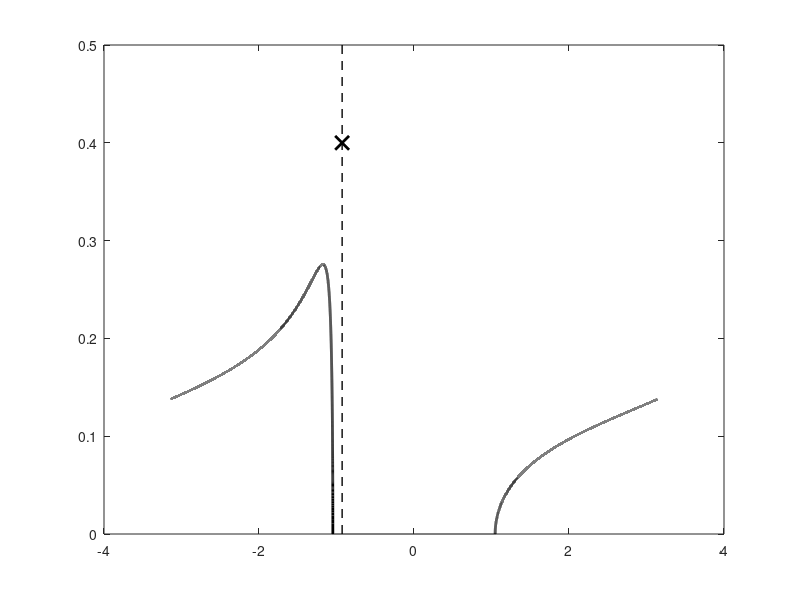

This figure's MATLAB source: (Note: this script raises an error after producing the figure.)
close all
clear

% Add SpecSolve folder from chapter 4 (constructs the rational kernels)
currentFile = mfilename('fullpath');
[currentDir, ~, ~] = fileparts(currentFile);
targetPath = fullfile(currentDir, '..', 'chapter_4', 'SpecSolve');
addpath(genpath(targetPath));

%%%%%%%%%%%%%%%% CODE FOR Example in Section 5.5.1 %%%%%%%%%%%%%%%
%%%%%%%%%%%%%%%%%%%%%%%%%%%%%%%%%%%%%%%%%%%%%%%%%%%%%%%%%%%%%%%%%%

%% Set parameters for the experiment

X = -pi:0.00005:pi;

a_c = @(k) 0*k+0.5i;
BETA = 2*angle(1+conj(a_c(0)));
tha = 2*asin(abs(a_c(0)));
F = @(th) (abs(th)>tha).*sqrt(cos(tha/2)^2-cos(th/2).^2)./(2*pi*abs(1+a_c(0))*abs(sin((th-BETA)/2)));
stdev = abs(abs(BETA)-abs(tha))/2;

mass = max(2/abs(1+a_c(0))^2*(abs(a_c(0)+1/2)^2-1/4),0);

%% Plot the measure

figure
plot(X,F(X),'k','linewidth',2)
hold on
plot(BETA,mass,'xk','markersize',10,'linewidth',2)
plot([BETA,BETA],[0,0.5],'--k','linewidth',1)
ax = gca; ax.FontSize = 14;
xlim([-pi,pi])
xlabel('$\theta$','interpreter','latex','fontsize',18)
ax=gca; ax.FontSize=18;

%% Form large matrix

N = 2000;
rho_c = @(k) sqrt(1-abs(a_c(k)).^2);
A = sparse(N+2,N+2);
A(1:2,1:3) = [conj(a_c(0)) conj(a_c(1))*rho_c(0) rho_c(1)*rho_c(0);
    rho_c(0) -conj(a_c(1))*a_c(0) -rho_c(1)*a_c(0)];
for j=1:round((N+2)/2)
    A([2*j+1,2*j+2],2*j:(2*j+3)) = [conj(a_c(2*j))*rho_c(2*j-1) -conj(a_c(2*j))*a_c(2*j-1) conj(a_c(2*j+1))*rho_c(2*j) rho_c(2*j)*rho_c(2*j+1);
                                    rho_c(2*j)*rho_c(2*j-1)     -rho_c(2*j)*a_c(2*j-1)     -conj(a_c(2*j+1))*a_c(2*j)  -rho_c(2*j+1)*a_c(2*j)];
end

% speed up computation for rational kernels by diagonalising polar decomposition
U = A(1:N,1:N);
[U,~,V] = svd(full(U)'); U=V*U';
[V,E] = eig(U,'vector');
c = zeros(N,1); c(1) = 1;
c2 = V\c; % change to eigenvector coordinates

%% Plot example

X = -1.5:0.0001:0;
mu = F(X);

epsilon = 0.01;

order = 2;
mu2 = 0*X;
[poles,res] = rational_kernel(order,'equi');
for mm = 1:order
    Z = exp(1i*X-1i*epsilon*poles(mm));
    mu2 = mu2 - real(res(mm)*FC(E,Z,c2))/pi/2;
end

order = 4;
mu4 = 0*X;
[poles,res] = rational_kernel(order,'equi');
for mm = 1:order
    Z = exp(1i*X-1i*epsilon*poles(mm));
    mu4 = mu4 - real(res(mm)*FC(E,Z,c2))/pi/2;
end

order = 6;
mu6 = 0*X;
[poles,res] = rational_kernel(order,'equi');
for mm = 1:order
    Z = exp(1i*X-1i*epsilon*poles(mm));
    mu6 = mu6-real(res(mm)*FC(E,Z,c2))/pi/2;
end

N = round(6/epsilon);
MU = zeros(N+1,1);
MU(1) = 1;
phi_opt4 = @(x)  1- x.^4.*(-20*abs(x).^3 + 70*x.^2 - 84*abs(x) + 35);
phi_inft = @(x) exp(-2./(1-abs(x)).*exp(-0.109550455106347./abs(x).^4));

v = c;
for j = 2:N+1
    v = U*v;
    MU(j) = v(1);
end
MU = flipud([conj(flipud(MU(2:end)));MU]/(2*pi));

nn = abs(-N:N);
g4 = phi_opt4(nn/N);
gJ = ((1-nn/N).*cos(nn/N*pi) + cot(pi/N)/N*sin(nn/N*pi));
ginf = phi_inft(nn/N);

nu2 = chebfun(gJ(:).*MU(:),[-pi pi],'trig','coeffs');
nu3 = chebfun(g4(:).*MU(:),[-pi pi],'trig','coeffs');
nu4 = chebfun(ginf(:).*MU(:),[-pi pi],'trig','coeffs');

mu(isnan(mu)) = eps;
mu(abs(mu)<10^(-14)) = eps;

figure
semilogy(X,mu,':g','linewidth',4)
hold on
semilogy(X,max(mu2,eps),'-k','linewidth',1)
xlim([-1.5,0])
ylim(10.^([-11,5]))
xlabel('$\theta$','interpreter','latex','fontsize',18)
ax=gca; ax.FontSize=18;
title('$m=2$','interpreter','latex','fontsize',30)

figure
semilogy(X,mu,':g','linewidth',4)
hold on
semilogy(X,max(mu4,eps),'-k','linewidth',1)
xlim([-1.5,0])
ylim(10.^([-11,5]))
xlabel('$\theta$','interpreter','latex','fontsize',18)
ax=gca; ax.FontSize=18;
title('$m=4$','interpreter','latex','fontsize',30)

figure
semilogy(X,mu,':g','linewidth',4)
hold on
semilogy(X,max(mu6,eps),'-k','linewidth',1)
xlim([-1.5,0])
ylim(10.^([-11,5]))
xlabel('$\theta$','interpreter','latex','fontsize',18)
ax=gca; ax.FontSize=18;
title('$m=6$','interpreter','latex','fontsize',30)

figure
semilogy(X,mu,':g','linewidth',4)
hold on
semilogy(X,max(nu2(X),eps),'-k','linewidth',1)
xlim([-1.5,0])
ylim(10.^([-11,5]))
xlabel('$\theta$','interpreter','latex','fontsize',18)
ax=gca; ax.FontSize=18;
title('Jackson','interpreter','latex','fontsize',30)

figure
semilogy(X,mu,':g','linewidth',4)
hold on
semilogy(X,max(nu3(X),eps),'-k','linewidth',1)
xlim([-1.5,0])
ylim(10.^([-11,5]))
xlabel('$\theta$','interpreter','latex','fontsize',18)
ax=gca; ax.FontSize=18;
title('Vandeven 4','interpreter','latex','fontsize',30)

figure
semilogy(X,mu,':g','linewidth',4)
hold on
semilogy(X,max(nu4(X),eps),'-k','linewidth',1)
xlim([-1.5,0])
ylim(10.^([-11,5]))
xlabel('$\theta$','interpreter','latex','fontsize',18)
ax=gca; ax.FontSize=18;
title('Bump','interpreter','latex','fontsize',30)


function d = FC(E,Z,c) % fast way to apply resolvent methods using diagonalised matrix

a = (E+Z).*conj(c);
b = (1./(E-Z)).*c;
d = sum(a.*b,1);


end
